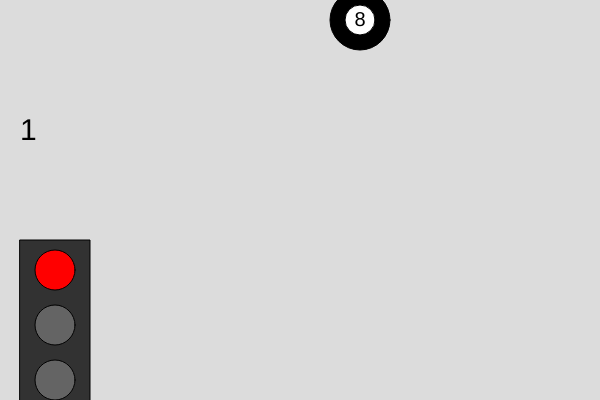
Frame 1 (no input)
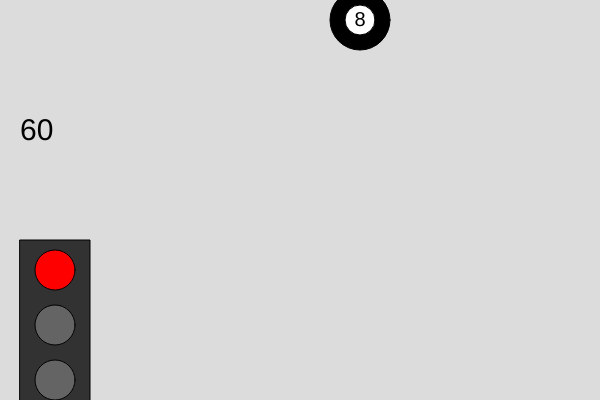
Frame 60 (no input)
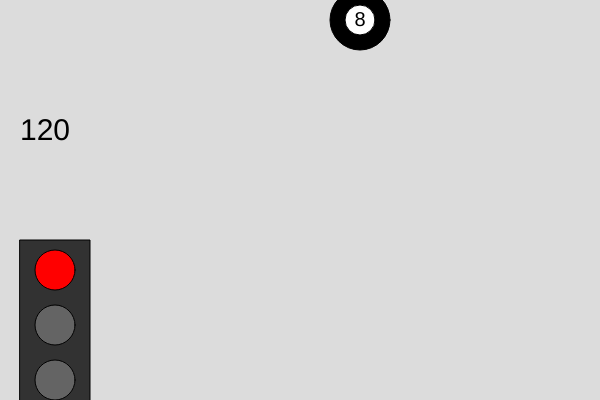
Frame 120 (the mouse pressed at the canvas centre since frame 60)

The p5.js sketch that drew these frames (run headless with seeded random() and noise() and a simulated clock; from frame 60 on, the mouse is pressed at the canvas centre):

// p5.js sketch
// ── sketch.js

let teller = 0;
let verkeerslicht = 0;

// Positie van de 8-ball
let balX = 360;
let balY = 20;
let snelheid = 3;

function setup() {
  createCanvas(600, 400);
}

function draw() {
  background(220);

  
  // 1. WIT BLOKJE MET B

  if (keyIsDown(66)) { // B = 66
    fill(255);
    rect(20, 20, 60, 60);
  }


  // 2. TELLER
  
  teller++;

  if (teller > 500) {
    teller = 0;
  }

  fill(0);
  textSize(30);
  text(teller, 20, 140);


  // 3. VERKEERSLICHT
  

  // Kast van het verkeerslicht
  fill(50);
  rect(20, 240, 70, 170);

  // Rood
  if (verkeerslicht == 0) {
    fill(255, 0, 0);
  } else {
    fill(100);
  }
  circle(55, 270, 40);

  // Groen
  if (verkeerslicht == 1) {
    fill("orange");
  } else {
    fill(100);
  }
  circle(55, 325, 40);

  // Groen
  if (verkeerslicht == 2) {
    fill("Green");
  } else {
    fill(100);
  }
  circle(55, 380, 40);

  
  // 4. MOVING EIGHTBALL
  

  // Bewegen met WASD
  if (keyIsDown(87)) { // W
    balY -= snelheid;
  }
  if (keyIsDown(83)) { // S
    balY += snelheid;
  }
  if (keyIsDown(65)) { // A
    balX -= snelheid;
  }
  if (keyIsDown(68)) { // D
    balX += snelheid;
  }

  // Bewegen met pijltjestoetsen
  if (keyIsDown(UP_ARROW)) {
    balY -= snelheid;
  }
  if (keyIsDown(DOWN_ARROW)) {
    balY += snelheid;
  }
  if (keyIsDown(LEFT_ARROW)) {
    balX -= snelheid;
  }
  if (keyIsDown(RIGHT_ARROW)) {
    balX += snelheid;
  }

  // Aan de andere kant weer verschijnen
  if (balX > width) {
    balX = 0;
  }
  if (balX < 0) {
    balX = width;
  }
  if (balY > height) {
    balY = 0;
  }
  if (balY < 0) {
    balY = height;
  }

  // 8-ball tekenen
  fill(0);
  circle(balX, balY, 60);

  fill(255);
  circle(balX, balY, 30);

  fill(0);
  textSize(20);
  textAlign(CENTER, CENTER);
  text("8", balX, balY);
  textAlign(LEFT, BASELINE);
}



// SPATIE EN ENTER


function keyPressed() {

  // Spatie = teller op 0
  if (keyCode === 32) {
    teller = 0;
  }

  // Enter = verkeerslicht veranderen
  if (keyCode === ENTER) {
    verkeerslicht++;

    if (verkeerslicht > 2) {
      verkeerslicht = 0;
    }
  }
}
